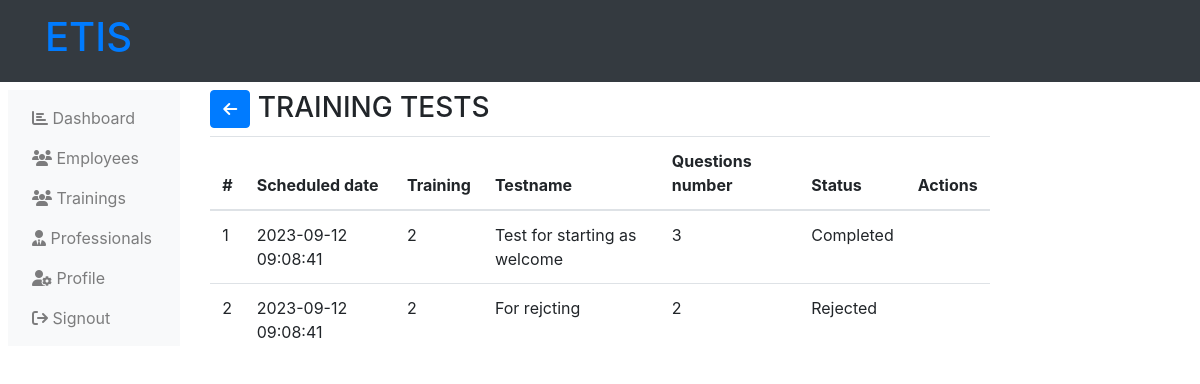
/administrator-trainings-tests.php (signed in), run on an earlier commit of the app's database.
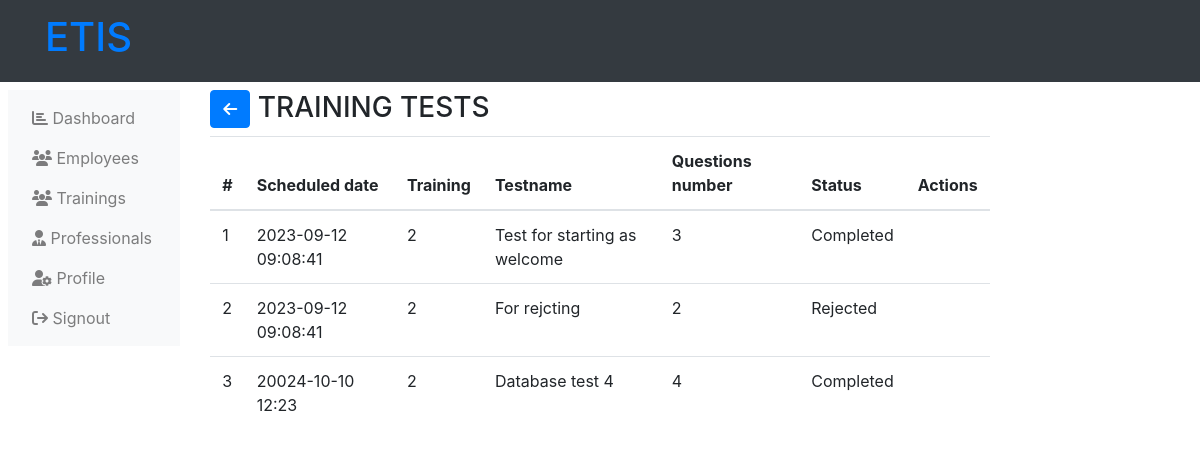
And on a later commit of the database.
### tables this page shows
CREATE TABLE `tests` (
  `test_id` int(11) NOT NULL,
  `training` int(11) NOT NULL,
  `test_name` varchar(255) NOT NULL,
  `test_schedule` varchar(255) NOT NULL,
  `test_questions_num` int(11) NOT NULL,
  `test_status` varchar(255) NOT NULL
);

CREATE TABLE `trainings` (
  `training_id` int(11) NOT NULL,
  `training_topic` varchar(255) NOT NULL,
  `training_description` text NOT NULL DEFAULT 'This is the defaullt description of the trainings',
  `training_start` varchar(255) NOT NULL,
  `training_end` varchar(255) NOT NULL,
  `training_cover` varchar(255) NOT NULL,
  `training_depart` int(11) NOT NULL,
  `training_status` varchar(255) NOT NULL
);

### administrator-trainings-tests.php (the view, shortened to what this page needs)
<?php
    include('php/connection.php');
?>
<!DOCTYPE html>
<html lang="en">
<head>
    <link rel="stylesheet" href="https://maxcdn.bootstrapcdn.com/bootstrap/4.5.2/css/bootstrap.min.css">
    <link rel="stylesheet" href="https://cdnjs.cloudflare.com/ajax/libs/font-awesome/6.4.2/css/all.min.css" />
</head>
<body>
    <?php include("php/administration-header.php"); ?>
    <div class="">
        <div class="row p-2">
            <?php
                include("php/administration-left-links.php");
            ?>
            <div class="col-md-8">
                <h3>
                    <a href="administration-trainings.php" class="btn btn-primary"><i class="fa fa-arrow-left"></i></a>
                    TRAINING TESTS
                </h3>
                <table class="table table-hover table-responsive">
                    <thead>
                        <tr>
                            <th>
                                #
                            </th>
                            <th>
                                Scheduled date
                            </th>
                            <th>
                                Training
                            </th>
                            <th>
                                Testname
                            </th>
                            <th>
                                Questions number
                            </th>
                            <th>
                                Status
                            </th>
                            <th>
                                Actions
                            </th>
                        </tr>
                    </thead>
                    <tbody>
                        <?php
                            $get_tests = mysqli_query($server,"SELECT * from tests,trainings
                                WHERE tests.training = trainings.training_id
                                ORDER BY
                                -- test_status ASC,
                                test_schedule DESC
                            ");
                                ?>
                                <?php
                            $count = 1;
                            while ($data_training_tests= mysqli_fetch_array($get_tests)) {
                                ?>
                                <tr>
                                    <td>
                                        <?php
                                            echo $count++;
                                        ?>
                                    </td>
                                    <td>
                                        <?php
                                            echo $data_training_tests['test_schedule'];
                                        ?>
                                    </td>
                                    <td>
                                        <?php
                                            echo $data_training_tests['training_topic'];
                                        ?>
                                    </td>
                                    <td>
                                        <?php
                                            echo $data_training_tests['test_name'];
                                        ?>
                                    </td>
                                    <td>
                                        <?php
                                            echo $data_training_tests['test_questions_num'];
                                        ?>
                                    </td>
                                    <td>
                                        <?php
                                            echo $data_training_tests['test_status'];
                                        ?>
                                    </td>
                                    <td>
                                    </td>
                                </tr>
                                <?php
                            }
                        ?>
                    </tbody>
                </table>
            </div>
        </div>
    </div>
</body>
</html>

What changed in the data, as far as the page shows it:
added tests: test_schedule "20024-10-10 12:23", training.training_topic "2", test_name "Database test 4", test_questions_num "4", test_status "Completed"
